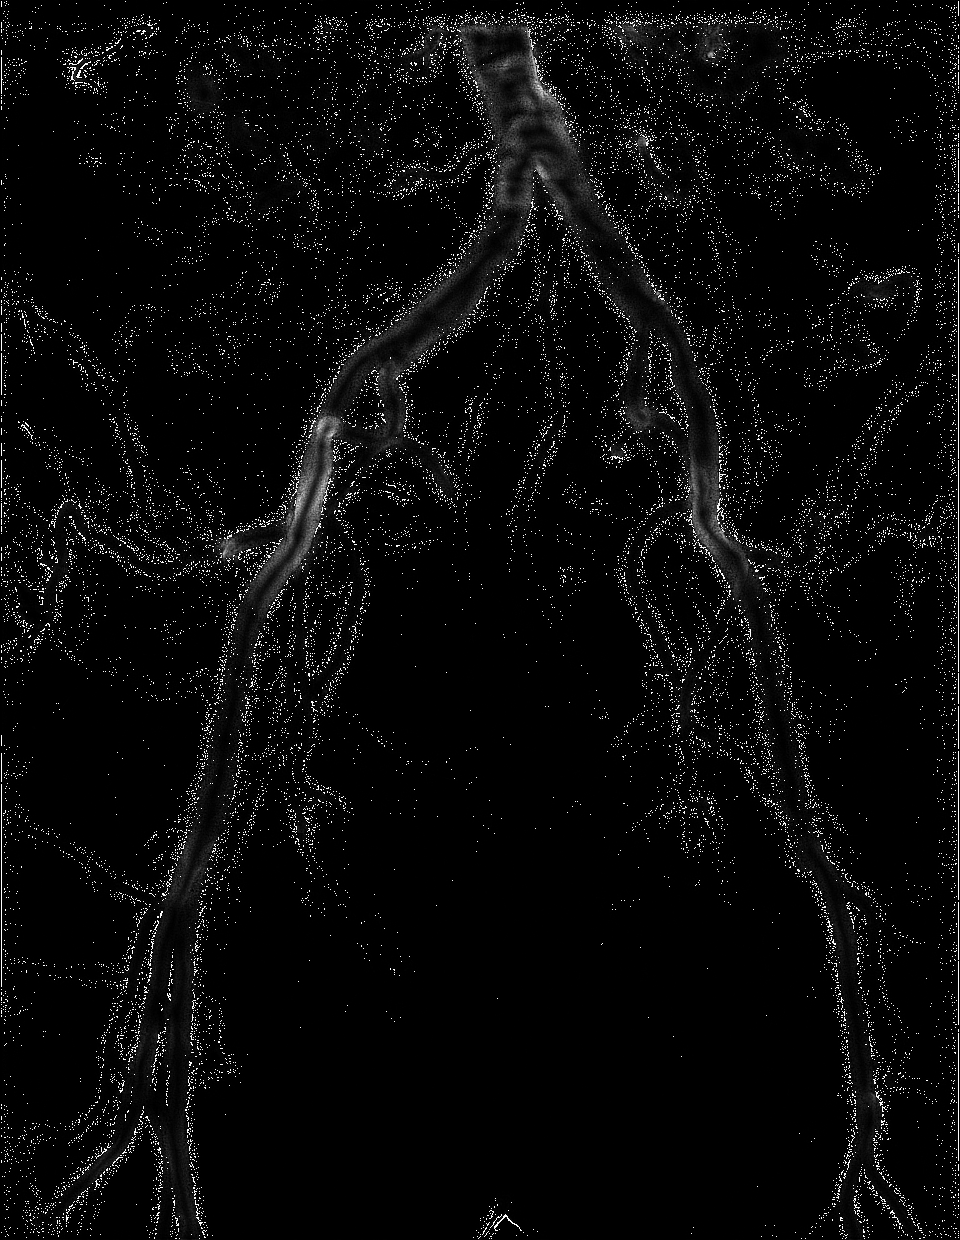

Reproduce this figure in Python.
import numpy as np
import matplotlib.pyplot as plt
from scipy.signal import convolve2d
import cv2 as cv
from scipy import ndimage, misc
from scipy.ndimage import gaussian_filter

from utils.kernels.kirsch_kernels import *
from utils.kernels.laplacian_kernel import get_laplacian_kernel
from utils.kernels.box_kernel import get_box_kernel
from utils.file.dva_reader import read_dva
from utils.img.scaler import scale

### read dva
img = read_dva('./data/PATIENT_28_1.XA.0001.0001.2020.05.26.07.40.37.199459.139512372.IMA')
img = ((img/img.max())*255).astype(np.uint8)
img_height = img.shape[0]
img_width = img.shape[1]
# plt.imshow(img, cmap='gray')
# plt.show()

### laplacian
kernel_laplacian = get_laplacian_kernel()
img_laplacian = convolve2d(img, kernel_laplacian, mode='same')
# img_laplacian = scale(img_laplacian)
img_laplacian_pure_sum = img + img_laplacian
### gaussian blur
img_blured = gaussian_filter(img, sigma=5)
### edge enhancement
kernel_dx = 1
kernel_dy = 1
img_edge = np.zeros((img_height, img_width))
for x in range(kernel_dy, img_height - kernel_dy):
  for y in range(kernel_dx, img_width - kernel_dx):
    partition = img_blured[x - kernel_dx: x + kernel_dx + 1, y - kernel_dy: y + kernel_dy + 1]
    img_edge[x,y] = partition.max() - partition.min()
kernel_box = get_box_kernel(5)
img_edge_blured = convolve2d(img_edge, kernel_box, mode='same', boundary = 'symm', fillvalue=0)
### product
img_product = img_laplacian_pure_sum * img_edge_blured
img_product = ((img_product/img_product.max())*255).astype(np.uint8)
plt.figure(figsize=(12,7))
plt.subplot(1,2,1)
plt.imshow(img, cmap='gray')
plt.subplot(1,2,2)
plt.imshow(img_product, cmap='gray')
plt.show()
from PIL import Image as im
data = im.fromarray(img_product)
data.save('method5.png')
